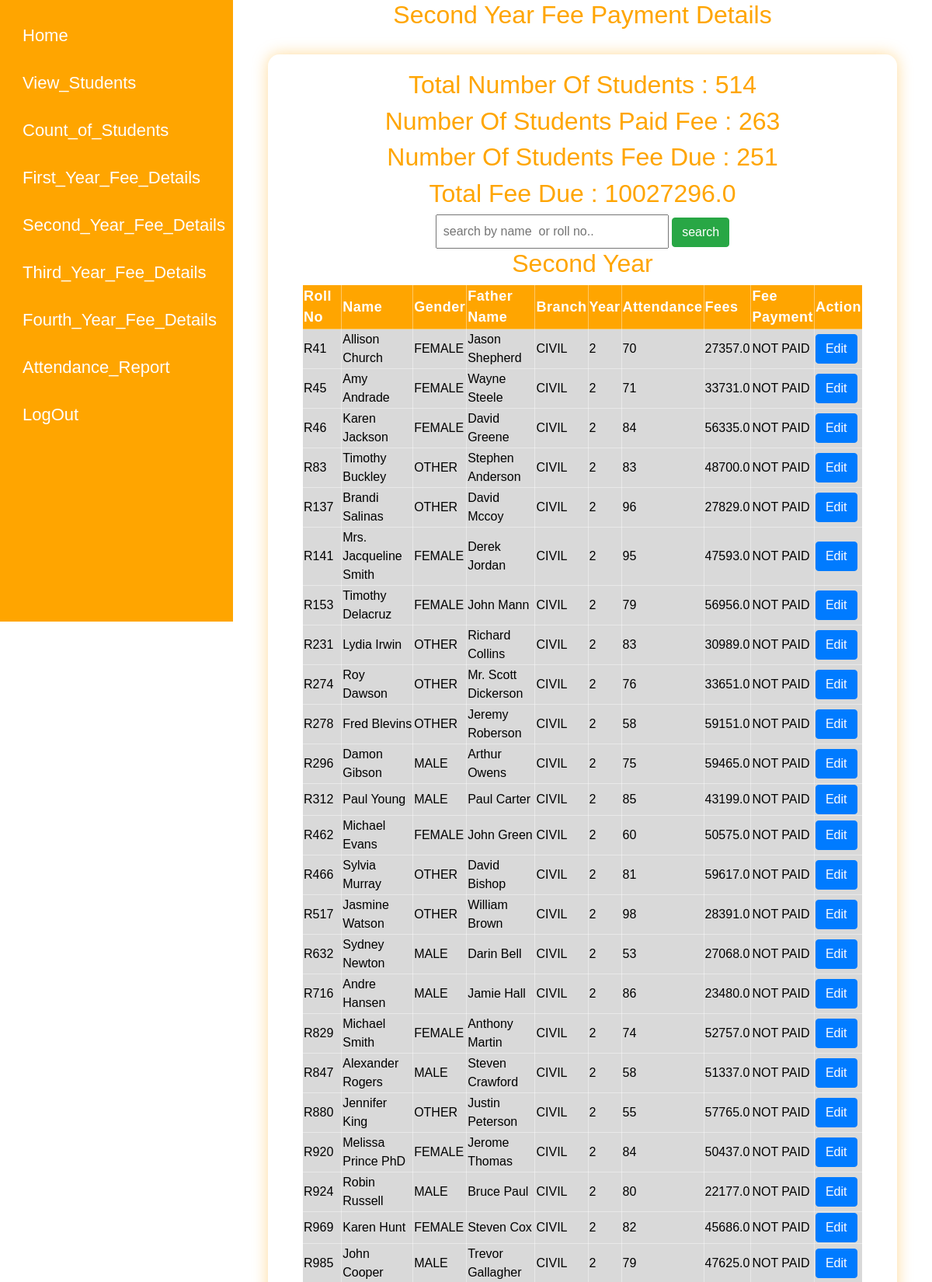
/sfp_details/ (upper part), run on the app's committed database.
### testapp/models.py (models this page shows, shortened)
class Student(models.Model):
    user=models.OneToOneField(User, on_delete=models.CASCADE,null=True,blank=True)
    roll_number=models.CharField(max_length=30,unique=True)
    name=models.CharField(max_length=30)
    gender=models.CharField(max_length=10)
    father_name=models.CharField(max_length=40)
    branch=models.CharField(max_length=50)
    year=models.IntegerField()
    attendance=models.IntegerField()
    fees=models.FloatField()
    fee_payment=models.CharField(max_length=10)

### testapp/views.py (the view)
# urls.py: path('sfp_details/',views.second_year_fee_view,name="sfp"),
def second_year_fee_view(request):
    counts=Student.objects.filter(year=2).count()
    paid=Student.objects.filter(year=2,fee_payment="PAID").count()
    notpaid = Student.objects.filter(year=2, fee_payment="NOT PAID").count()
    sum = Student.objects.filter(year=2,fee_payment="NOT PAID").aggregate(Sum('fees'))
    query=request.GET.get("q")
    if query:
        student=Student.objects.filter(year=2).filter(Q(name__icontains=query) | Q(roll_number__icontains=query))
    else:
        student=Student.objects.filter(year=2,fee_payment="NOT PAID").order_by('branch')
    return render(request,"testapp/sfp.html",{'counts':counts,
                                              'paid':paid,
                                              'notpaid':notpaid,
                                              'sum':sum['fees__sum'],
                                              'student':student})

### templates/testapp/sfp.html (shortened to what this page needs)
<!DOCTYPE html>
{%extends 'testapp/base.html'%}
{%block body_block%}
<div class="content1">
  <h2 style="color:orange">Second Year Fee Payment Details</h2>
  <br>
   <div class="content12">
<h2 style="color:orange">Total Number Of Students : {{counts}}</h2>
       <h2 style="color:orange"> Number Of Students  Paid Fee : {{paid}}</h2>
       <h2 style="color:orange"> Number Of Students  Fee Due : {{notpaid}}</h2>
        <h2 style="color:orange"> Total Fee Due : {{sum}}</h2>
       <form method="GET">
           <input type="text" name="q" placeholder="search by name  or roll no.." style="padding:8px; width:300px;">
           <button type="submit" class="btn btn-success" >search</button>
       </form>
       <h2 style="color:orange">Second Year</h2>
<table border="1" class="stud-table" >
  <thead class="stud-table1">
  <tr>
    <th>Roll No</th>
    <th>Name</th>
    <th>Gender</th>
    <th>Father Name</th>
    <th>Branch</th>
    <th>Year</th>
    <th>Attendance</th>
    <th>Fees</th>
    <th>Fee Payment</th>
    <th >Action</th>
  </tr>
  </thead>
  {% for stud in student%}
  <tr class="stud-table2">
    <td>{{stud.roll_number}}</td>
    <td>{{stud.name}}</td>
    <td>{{stud.gender}}</td>
    <td>{{stud.father_name}}</td>
    <td>{{stud.branch}}</td>
    <td>{{stud.year}}</td>
    <td>{{stud.attendance}}</td>
    <td>{{stud.fees}}</td>
    <td>{{stud.fee_payment}}</td>
    <td>
      <a href="/edit2/{{stud.id}}" class="btn btn-primary">Edit</a>
    </td>
  </tr>
  {% endfor %}
    </table>
   </div>
</div>
{% endblock %}

### static/css/style.css (style rules this page uses)
body { display:flex; font-family:Arial; margin:0px; }
.content1 { display:flex; flex-direction:column; margin-left:300px; width:100%; align-items:center; }
.content12 { display:flex; flex-direction:column; align-items:center; width: 90%; background: rgba(255, 255, 255, 0.2); backdrop-filter: blur(6px); padding: 20px; border-radius: 15px; box-shadow: 0 0 20px rgba(255, 165, 0, 0.4); }
.stud-table { width: 90%; border-collapse: collapse; background: rgba(255, 255, 255, 0.15); backdrop-filter: blur(12px); border: 1px solid rgba(255, 255, 255, 0.4); border-radius: 10px; }
.stud-table1 { padding: 12px; background: rgba(255,165,0); color: white; font-size: 18px; letter-spacing: 0.5px; }
.stud-table2 { padding: 10px; color: black; font-size: 16px; font-family:sans-serif; font-weight: 500; background: rgba(0, 0, 0, 0.15); border-bottom: 1px solid rgba(255, 255, 255, 0.4); }

### data on the page
Student: roll_number "R41", name "Allison Church", gender "FEMALE", father_name "Jason Shepherd", branch "CIVIL", year "2", attendance "70", fees "27357.0", fee_payment "NOT PAID"
Student: roll_number "R45", name "Amy Andrade", gender "FEMALE", father_name "Wayne Steele", branch "CIVIL", year "2", attendance "71", fees "33731.0", fee_payment "NOT PAID"
Student: roll_number "R46", name "Karen Jackson", gender "FEMALE", father_name "David Greene", branch "CIVIL", year "2", attendance "84", fees "56335.0", fee_payment "NOT PAID"
Student: roll_number "R83", name "Timothy Buckley", gender "OTHER", father_name "Stephen Anderson", branch "CIVIL", year "2", attendance "83", fees "48700.0", fee_payment "NOT PAID"
Student: roll_number "R137", name "Brandi Salinas", gender "OTHER", father_name "David Mccoy", branch "CIVIL", year "2", attendance "96", fees "27829.0", fee_payment "NOT PAID"
Student: roll_number "R141", name "Mrs. Jacqueline Smith", gender "FEMALE", father_name "Derek Jordan", branch "CIVIL", year "2", attendance "95", fees "47593.0", fee_payment "NOT PAID"
Student: roll_number "R153", name "Timothy Delacruz", gender "FEMALE", father_name "John Mann", branch "CIVIL", year "2", attendance "79", fees "56956.0", fee_payment "NOT PAID"
Student: roll_number "R231", name "Lydia Irwin", gender "OTHER", father_name "Richard Collins", branch "CIVIL", year "2", attendance "83", fees "30989.0", fee_payment "NOT PAID"
Student: roll_number "R274", name "Roy Dawson", gender "OTHER", father_name "Mr. Scott Dickerson", branch "CIVIL", year "2", attendance "76", fees "33651.0", fee_payment "NOT PAID"
Student: roll_number "R278", name "Fred Blevins", gender "OTHER", father_name "Jeremy Roberson", branch "CIVIL", year "2", attendance "58", fees "59151.0", fee_payment "NOT PAID"
Student: roll_number "R296", name "Damon Gibson", gender "MALE", father_name "Arthur Owens", branch "CIVIL", year "2", attendance "75", fees "59465.0", fee_payment "NOT PAID"
Student: roll_number "R312", name "Paul Young", gender "MALE", father_name "Paul Carter", branch "CIVIL", year "2", attendance "85", fees "43199.0", fee_payment "NOT PAID"
Student: roll_number "R462", name "Michael Evans", gender "FEMALE", father_name "John Green", branch "CIVIL", year "2", attendance "60", fees "50575.0", fee_payment "NOT PAID"
Student: roll_number "R466", name "Sylvia Murray", gender "OTHER", father_name "David Bishop", branch "CIVIL", year "2", attendance "81", fees "59617.0", fee_payment "NOT PAID"
Student: roll_number "R517", name "Jasmine Watson", gender "OTHER", father_name "William Brown", branch "CIVIL", year "2", attendance "98", fees "28391.0", fee_payment "NOT PAID"
Student: roll_number "R632", name "Sydney Newton", gender "MALE", father_name "Darin Bell", branch "CIVIL", year "2", attendance "53", fees "27068.0", fee_payment "NOT PAID"
Student: roll_number "R716", name "Andre Hansen", gender "MALE", father_name "Jamie Hall", branch "CIVIL", year "2", attendance "86", fees "23480.0", fee_payment "NOT PAID"
Student: roll_number "R829", name "Michael Smith", gender "FEMALE", father_name "Anthony Martin", branch "CIVIL", year "2", attendance "74", fees "52757.0", fee_payment "NOT PAID"
Student: roll_number "R847", name "Alexander Rogers", gender "MALE", father_name "Steven Crawford", branch "CIVIL", year "2", attendance "58", fees "51337.0", fee_payment "NOT PAID"
Student: roll_number "R880", name "Jennifer King", gender "OTHER", father_name "Justin Peterson", branch "CIVIL", year "2", attendance "55", fees "57765.0", fee_payment "NOT PAID"
Student: roll_number "R920", name "Melissa Prince PhD", gender "FEMALE", father_name "Jerome Thomas", branch "CIVIL", year "2", attendance "84", fees "50437.0", fee_payment "NOT PAID"
Student: roll_number "R924", name "Robin Russell", gender "MALE", father_name "Bruce Paul", branch "CIVIL", year "2", attendance "80", fees "22177.0", fee_payment "NOT PAID"
Student: roll_number "R969", name "Karen Hunt", gender "FEMALE", father_name "Steven Cox", branch "CIVIL", year "2", attendance "82", fees "45686.0", fee_payment "NOT PAID"
Student: roll_number "R985", name "John Cooper", gender "MALE", father_name "Trevor Gallagher", branch "CIVIL", year "2", attendance "79", fees "47625.0", fee_payment "NOT PAID"

### other printed values
{{ counts }} "514"
{{ paid }} "263"
{{ notpaid }} "251"
{{ sum }} "10027296.0"
